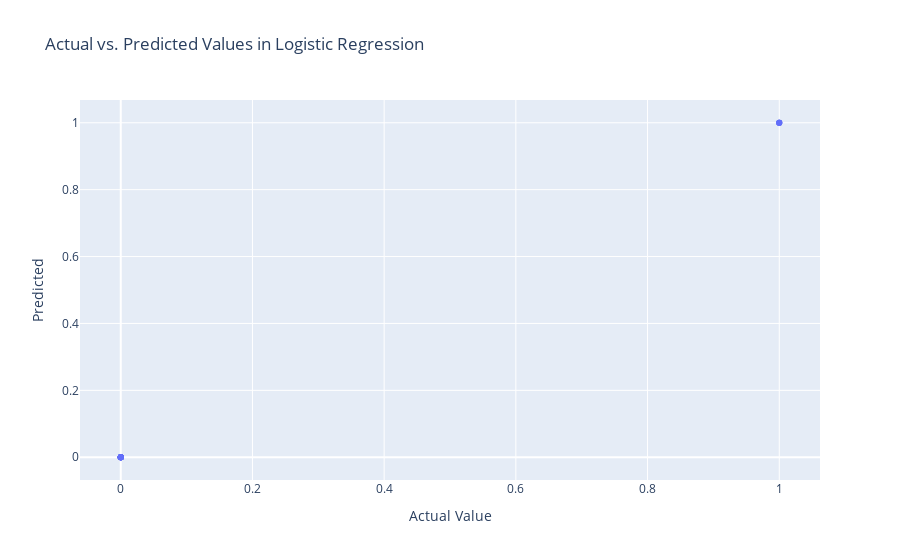

The cell this chart's notebook holds for it:
### Code cell
fig = px.scatter(results, x='Actual', y='Predicted',
                 title='Actual vs. Predicted Values in Logistic Regression',
                 labels={'Actual': 'Actual Value', 'Predicted': 'Predicted'},
                 opacity=0.7)
fig.show()

### Figure 1 — Plotly figure (JSON) as saved in the notebook; plotly's stock layout.template omitted (floating-point values rounded to 4 significant figures)
{"data": [{"hovertemplate": "Actual Value=%{x}<br>Predicted=%{y}<extra></extra>", "legendgroup": "", "marker": {"color": "#636efa", "opacity": 0.7, "symbol": "circle"}, "mode": "markers", "name": "", "orientation": "v", "showlegend": false, "type": "scatter", "x": [0, 0, 1, 0, 0, 0, 1, 0, 0, 1, 0, 0, 0, 0, 1, 0, 0, 0, 1, 0, 0, 0, 0, 1, 0, 0], "xaxis": "x", "y": [0, 0, 1, 0, 0, 0, 1, 0, 0, 1, 0, 0, 0, 0, 1, 0, 0, 0, 1, 0, 0, 0, 0, 1, 0, 0], "yaxis": "y"}], "layout": {"autosize": true, "legend": {"tracegroupgap": 0}, "title": {"text": "Actual vs. Predicted Values in Logistic Regression"}, "xaxis": {"anchor": "y", "autorange": true, "domain": [0, 1], "range": [-0.06261, 1.063], "title": {"text": "Actual Value"}, "type": "linear"}, "yaxis": {"anchor": "x", "autorange": true, "domain": [0, 1], "range": [-0.08252, 1.083], "title": {"text": "Predicted"}, "type": "linear"}}}
